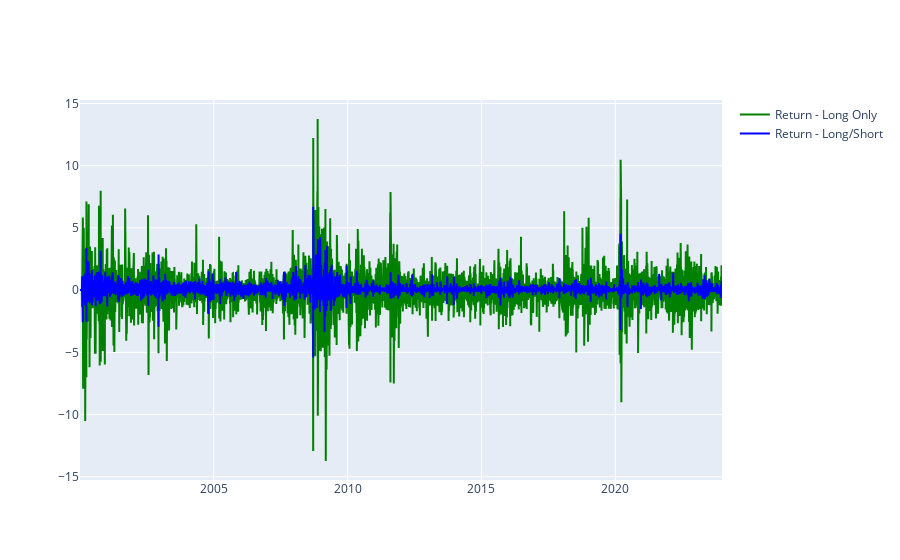

Here is the notebook cell this chart was saved with:
### Code cell
# create charts for return - long only and return - long/short
fig = go.Figure()

# Adding line chart for Return - Long Only
fig.add_trace(go.Scatter(x=df_BRK.index,
                         y=df_BRK['Return - Long Only%'],  # Assuming you want to plot 'Close' values
                         mode='lines',
                         line_color='green',  # Line color can be customized
                         name='Return - Long Only'))

# Adding line chart for Return - Long/Short
fig.add_trace(go.Scatter(x=df_BRK.index,
                         y=df_BRK['Return - Long/Short%'],  # Assuming you want to plot 'Close' values
                         mode='lines',
                         line_color='blue',  # Line color can be customized
                         name='Return - Long/Short'))

fig.update_layout(xaxis_rangeslider_visible=False)

fig.show()

### Figure 1 — Plotly figure (JSON) as saved in the notebook; plotly's stock layout.template omitted (floating-point values rounded to 4 significant figures; data arrays with more than 128 entries replaced by an {"elided": "..."} marker saying what was removed)
{"data": [{"line": {"color": "green"}, "mode": "lines", "name": "Return - Long Only", "type": "scatter", "x": {"elided": "6034 str values"}, "y": {"elided": "6034 float values"}}, {"line": {"color": "blue"}, "mode": "lines", "name": "Return - Long/Short", "type": "scatter", "x": {"elided": "6034 str values"}, "y": {"elided": "6034 float values"}}], "layout": {"xaxis": {"rangeslider": {"visible": false}}}}
